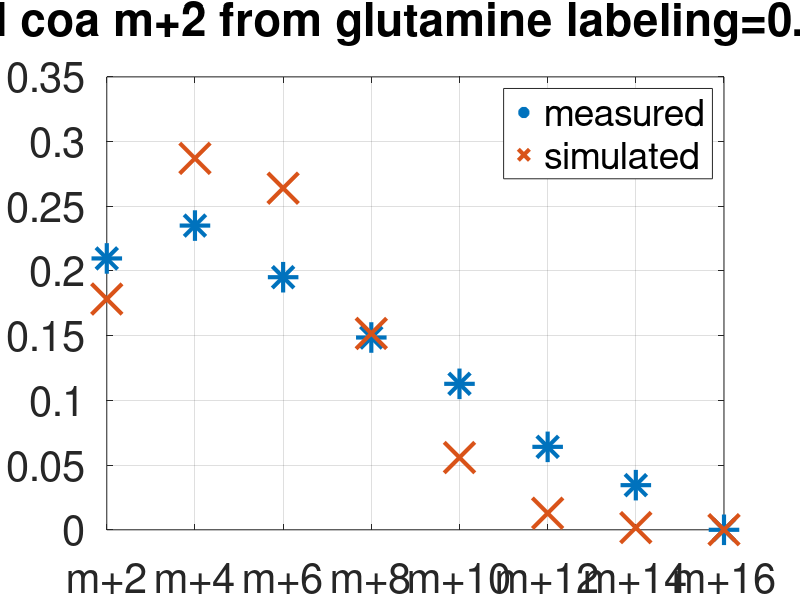
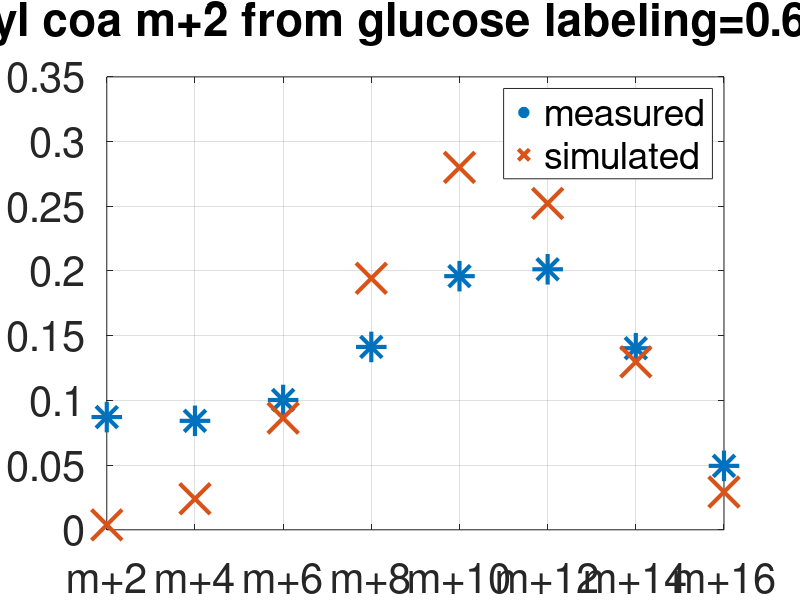

Recreate these plots in MATLAB, in order.
close all;
clear all;

STD_OF_MEASUREMNTS = 0.05;
CHI_SQUARE_DISTRIBUTION_ONE_DEGREE_OF_FREEDON = 3.84;

% % % % % % % % % % % % % % % % % % % % % % % % % % % % % 
% % % % % % % % % % % % % % % % % % % % % % % % % % % % % 
% Glutamine labeling
% % % % % % % % % % % % % % % % % % % % % % % % % % % % % 
% % % % % % % % % % % % % % % % % % % % % % % % % % % % % 
% isnert labeling of palmitic acid from gln [m+0 m+2 m+4 m+6 m+8 m+10 m+12 m+14 m+16]
palmitate_gln=[0    0.2097    0.2351    0.1952    0.1486    0.1128    0.0641    0.0345 0];

% remove m+0
palmitate_gln(1)=0;

% normalize all to the sum of the labeling pattern, so it will sum-up to 1
% (after removing m+0)
palmitate_gln=palmitate_gln/sum(palmitate_gln);

pow_distance=[];
p=0:0.001:1;
simulated_distribution=[];
for(i=1:8)
    a=binopdf(i,8,p);
    simulated_distribution=[simulated_distribution;a];
    pow_distance = [pow_distance;(a-palmitate_gln(i+1)).^2];
end
[min_val min_pos]=min(sum(pow_distance));

% to find confidence intervals, find the score (sum of square residuals of
% the std), and look for the values comply with chi square distribution
% with one degree of freedom
sum_of_square_residuals = sum(pow_distance/(STD_OF_MEASUREMNTS^2));
all_positions_within_confidence_intervals = sum_of_square_residuals<(min(sum_of_square_residuals)+3.84);
position_of_lower_bound = min(find(all_positions_within_confidence_intervals==1));
position_of_upper_bound = max(find(all_positions_within_confidence_intervals==1));
figure;
hold on;
plot(palmitate_gln(2:end),'*','MarkerSize',22, 'LineWidth', 3);
plot(simulated_distribution(:,min_pos),'x','MarkerSize',22, 'LineWidth', 3);
legend('measured','simulated')
box on;
set(gcf,'color','w');
set(gca, 'FontSize', 30);
xlim([1 8]);
title(sprintf('acetyl coa m+2 from glutamine labeling=%f\n',p(min_pos)));
grid on;
xticks([1:8])
xticklabels({'m+2', 'm+4', 'm+6', 'm+8', 'm+10', 'm+12', 'm+14', 'm+16'});
hold off;
fprintf('acetyl coa m+2 from glutamine labeling=%f, lower bound=%f, upper bound=%f\n', p(min_pos), p(position_of_lower_bound), p(position_of_upper_bound));


% % % % % % % % % % % % % % % % % % % % % % % % % % % % % 
% % % % % % % % % % % % % % % % % % % % % % % % % % % % % 
% Glucose labeling
% % % % % % % % % % % % % % % % % % % % % % % % % % % % % 
% % % % % % % % % % % % % % % % % % % % % % % % % % % % % 

% isnert labeling of palmitic acid from glc [m+0 m+2 m+4 m+6 m+8 m+10 m+12 m+14 m+16]
palmitate_glc=[0    0.0871    0.0842    0.1003    0.1413    0.1960    0.2013    0.1403    0.0494];

% remove m+0
palmitate_glc(1)=0;

% normalize all to the sum of the labeling pattern, so it will sum-up to 1
% (after removing m+0)
palmitate_glc=palmitate_glc/sum(palmitate_glc);

pow_distance=[];
p=0:0.001:1;
simulated_distribution=[];
for(i=1:8)
    a=binopdf(i,8,p);
    simulated_distribution=[simulated_distribution;a];
    pow_distance = [pow_distance;(a-palmitate_glc(i+1)).^2];
end
[min_val min_pos]=min(sum(pow_distance));

sum_of_square_residuals = sum(pow_distance/(STD_OF_MEASUREMNTS^2));
all_positions_within_confidence_intervals = sum_of_square_residuals<(min(sum_of_square_residuals)+3.84);
position_of_lower_bound = min(find(all_positions_within_confidence_intervals==1));
position_of_upper_bound = max(find(all_positions_within_confidence_intervals==1));

figure;
hold on;
plot(palmitate_glc(2:end),'*','MarkerSize',22, 'LineWidth', 3);
plot(simulated_distribution(:,min_pos),'x','MarkerSize',22, 'LineWidth', 3);
legend('measured','simulated')
box on;
set(gcf,'color','w');
set(gca, 'FontSize', 30);
xlim([1 8]);
title(sprintf('acetyl coa m+2 from glucose labeling=%f\n',p(min_pos)));
grid on;
xticks([1:8])
xticklabels({'m+2', 'm+4', 'm+6', 'm+8', 'm+10', 'm+12', 'm+14', 'm+16'});
hold off;

fprintf('acetyl coa m+2 from glucose labeling=%f, lower bound=%f, upper bound=%f\n',p(min_pos), p(position_of_lower_bound), p(position_of_upper_bound));
